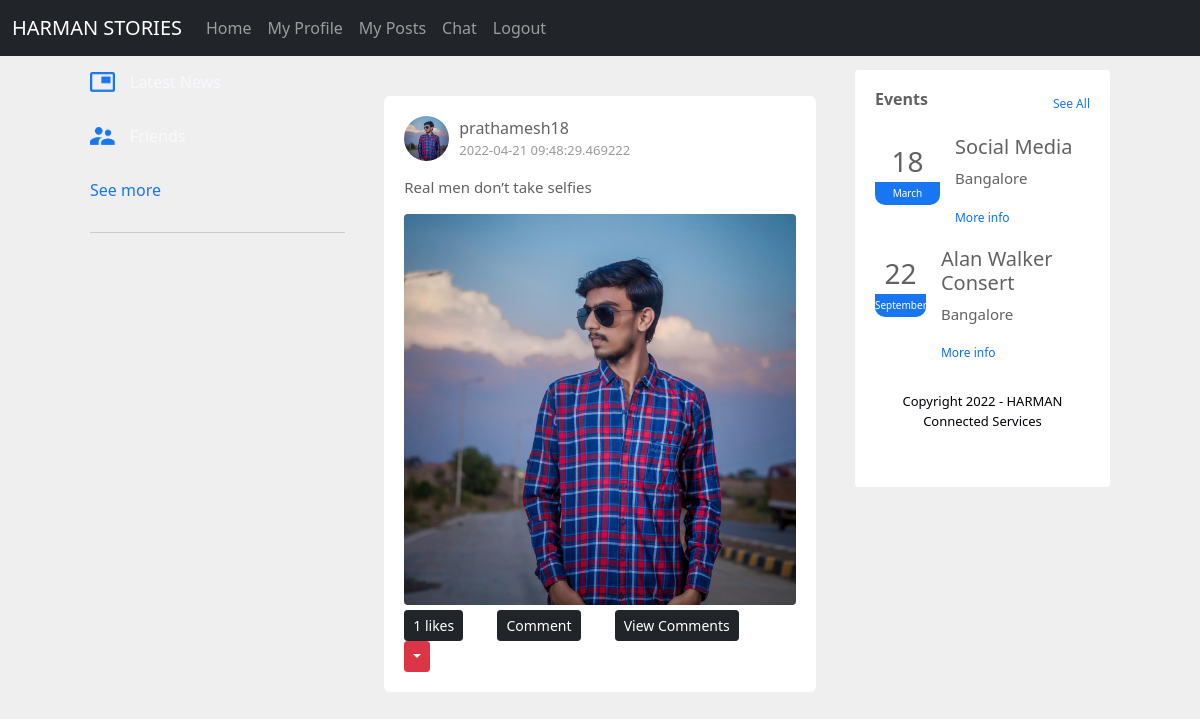
The app's page /my-posts (signed in), older data.
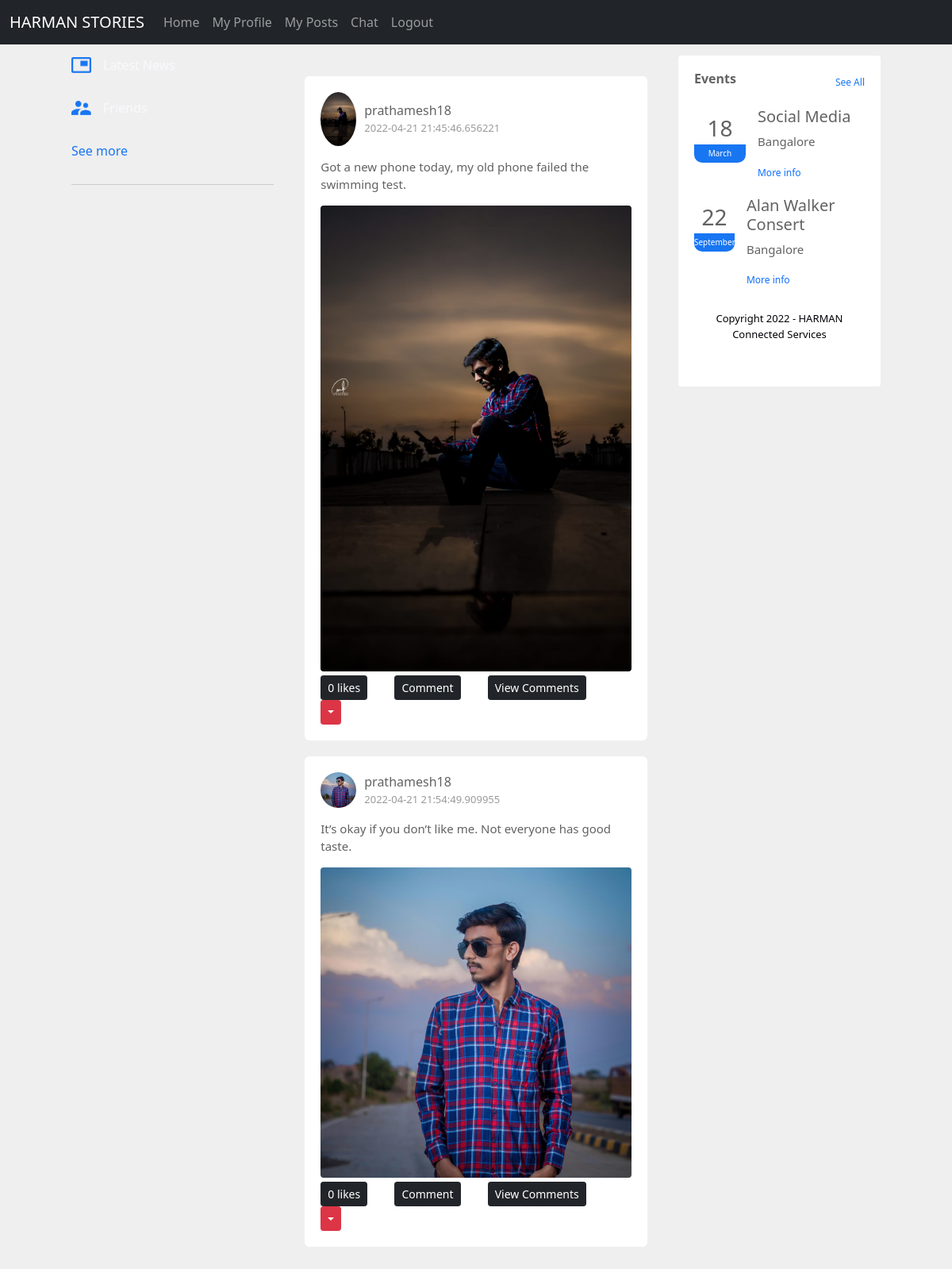
The same page, newer data.
### tables this page shows
CREATE TABLE POSTS(
                            POST_ID INTEGER PRIMARY KEY AUTOINCREMENT,
                            TEXT_BOX TEXT,
                            P_USERNAME TEXT,
                            P_DATE_CREATED TEXT,
                            LIKE INTEGER DEFAULT 0 NOT NULL,
                            IMAGELINK TEXT,
                            FOREIGN KEY (P_USERNAME)
                                REFERENCES USERS(USERNAME)
                                ON UPDATE CASCADE
                                ON DELETE CASCADE);

### main.py (the view)
@app.route("/my-posts", methods=["GET", "POST"])
def posts():
    if not session.get("name"):
        return redirect("/")
    else:
        getUserName = session["name"]
        print(getUserName)
        try:
            cursor.execute("SELECT * FROM POSTS WHERE P_USERNAME= '" + getUserName + "'")
            print("SUCCESSFULLY SELECTED!")
            result = cursor.fetchall()
            if len(result) == 0:
                print("Invalid Data")
                flash('No posts yet...!', category='error')
                return redirect("/home")
            else:
                print(result)
                return render_template("mypost.html", posts=result, user_is_authenticated=True,
                                       username=session["name"])
        except Exception as e:
            print(e)

### Templates/mypost.html (shortened to what this page needs)
    {% extends "base.html" %} {% block title %} Home{% endblock %} {% block
        content %}
        <div class="left-sidebar">
          <div class="imp-links">
              <a href="https://timesofindia.indiatimes.com/" style="color:rgb(250, 248, 252)" class="font-weight-bold"><img src="{{url_for('static', filename='news.png')}}">Latest News</a>
              <a href="/view-all-users" style="color:rgb(250, 248, 252)" class="font-weight-bold"><img src="{{url_for('static', filename='friends.png')}}">Friends</a>
              <a href="#">See more</a>
          </div>
      </div>
      <div class="main-content">
        <div class="container container">
            <div class="row">
                <div class="col col-12 col-sm-12 col-md-12 col-lg-12 col-xl-12 col-xxl-12">
                      {% for i in posts %}
                      <div class="post-container">
                        <div class="user-profile">
                            <img src="{{i[5]}}">
                            <div>
                                  <p>{{ i[2] }}</p>
                                  <span>{{i[3]}}</span>
                            </div>
                        </div>
                        <p class="post-text">{{ i[1] }}</p>
                        <img src="{{i[5]}}" class="post-img">
                        <div class="post-row">
                            <div class="activity-icons">
                                <div>
                                  <a href="/like?id={{i[0]}}" class="btn btn-dark btn-sm">{{i[4]}} likes</a>
                                </div>
                                <div>
                                    <a href="/create-comment?id={{i[0]}}" class="btn btn-dark btn-sm">Comment</a>
                                </div>
                                <div>
                                    <a href="/view-comments?id={{i[0]}}"class="btn btn-dark btn-sm">View Comments</a>
                                </div>
                                <div>
                                  {% if i[2] == username %}
                                  <div class="btn-group">
                                      <button type="button" class="btn btn-sm btn-danger dropdown-toggle" data-bs-toggle="dropdown"></button>
                                  </div>
                                  {% endif %}
                              </div>
                             </div>
                        </div>
                      </div>
                        {% endfor %}
                </div>
            </div>
        </div>
        </div>
<div class="right-sidebar">
  <div class="sidebar-title">
      <h4>Events</h4>
      <a href="#">See All</a>
  </div>
  <div class="event">
      <div class="left-event">
          <h3>18</h3>
          <span>March</span>
      </div>
      <div class="right-event">
          <h4>Social Media</h4>
          <p>Bangalore</p>
          <a href="#">More info</a>
      </div>
  </div>
  <div class="event">
    <div class="left-event">
        <h3>22</h3>
        <span>September</span>
    </div>
    <div class="right-event">
        <h4>Alan Walker Consert</h4>
        <p>Bangalore</p>
        <a href="#">More info</a>
    </div>
</div>
<div class="footer">
<p style="color:rgb(4, 1, 6)" class="font-weight-bold">Copyright 2022 - HARMAN Connected Services</p>
</div>
        {% endblock %}

Row changes from the older to the newer data that the page shows:
removed POSTS: IMAGELINK (picture), P_USERNAME "prathamesh18", P_DATE_CREATED "2022-04-21 09:48:29.469222", TEXT_BOX "Real men don’t take selfies", LIKE "1"
added POSTS: IMAGELINK (picture), P_USERNAME "prathamesh18", P_DATE_CREATED "2022-04-21 21:45:46.656221", TEXT_BOX "Got a new phone today, my old phone failed the swimming test.", LIKE "0"
added POSTS: IMAGELINK (picture), P_USERNAME "prathamesh18", P_DATE_CREATED "2022-04-21 21:54:49.909955", TEXT_BOX "It’s okay if you don’t like me. Not everyone has good taste.", LIKE "0"
